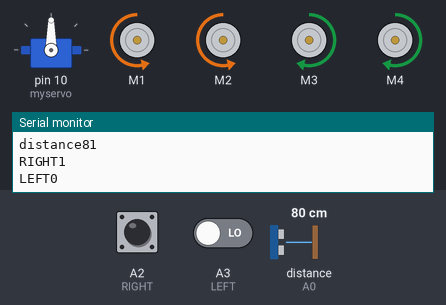
A sketch run on a simulated Arduino Uno, built with avr-gcc and run on an emulated ATmega328P. Shown: servo, 4 × DC motor (green arrow = forward, orange = backward, longer = faster), the last lines printed to the serial monitor. The inputs (shaded band) are chosen by the test bench; at power-on: distance to the obstacle (sensor on A0) 80 cm, A2 (RIGHT) HIGH, A3 (LEFT) LOW. The echo pulse lasts 58.3 µs per cm.

Above: at 6.6 s.
6.7 s: distance to the obstacle (sensor on A0) set to 17 cm
8.2 s: distance to the obstacle (sensor on A0) set to 13 cm
At 9.1 s:
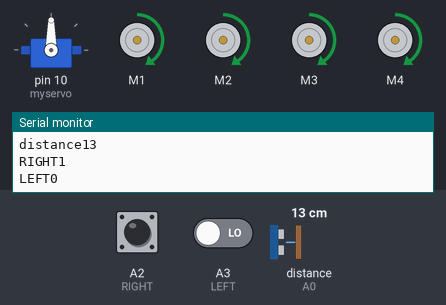
9.8 s: distance to the obstacle (sensor on A0) set to 18 cm
At 11.0 s:
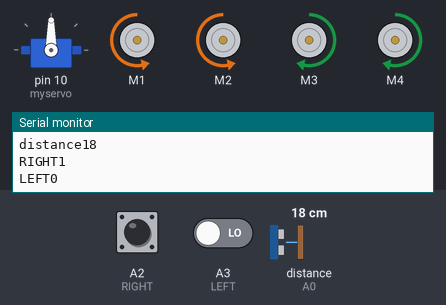
11.3 s: A2 (RIGHT) pulled LOW for 0.25 s
At 11.51 s:
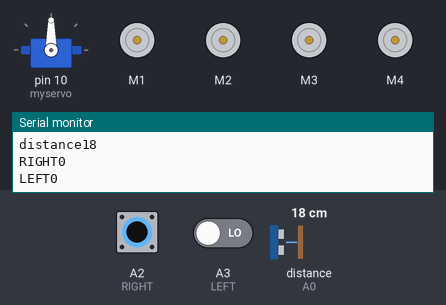
13.0 s: A2 (RIGHT) pulled LOW for 3.2 s
At 16.5 s:
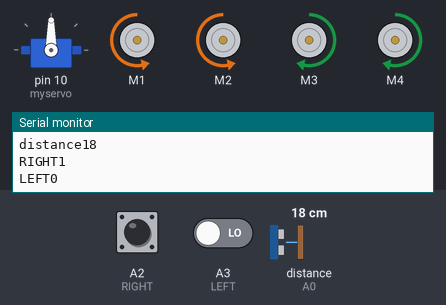
17.7 s: A2 (RIGHT) driven LOW and A3 (LEFT) driven HIGH
At 18.4 s:
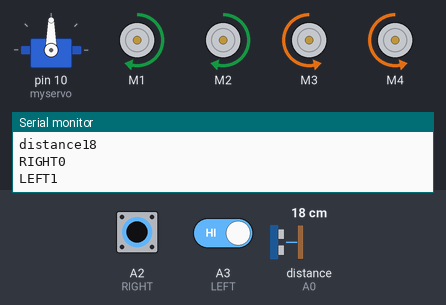
Timing chart, 0 to 20.3 s (numbered marks = the images above; inputs shaded):
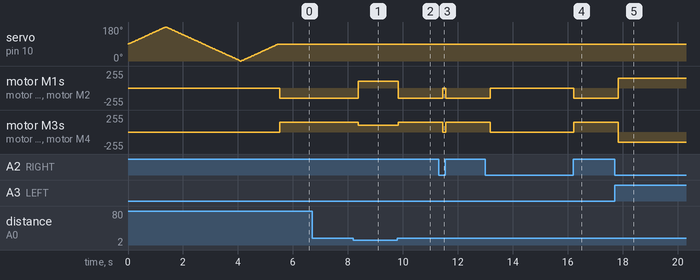

Measured:
- the behaviour switches between 15 and 14 cm on distance to the obstacle (sensor on A0) (found by bisection; images 0 and 1)
- after the input at 8.2 s, motor M1, motor M2: backward 150/255 → forward 100/255 after 0.18 s; motor M3, motor M4: forward 150/255 → forward 100/255 after 0.18 s
- after the input at 9.8 s, motor M1, motor M2: forward 100/255 → backward 150/255 at once; motor M3, motor M4: forward 100/255 → forward 150/255 at once
- after the input at 11.3 s, motor M1, motor M2: backward 150/255 → stopped after 0.16 s, → backward 150/255 0.10 s later; motor M3, motor M4: forward 150/255 → stopped after 0.16 s, → forward 150/255 0.10 s later
- after the input at 13.0 s, motor M1, motor M2: backward 150/255 → stopped after 0.18 s, → backward 150/255 3.0 s later; motor M3, motor M4: forward 150/255 → stopped after 0.18 s, → forward 150/255 3.0 s later
- after the input at 17.7 s, motor M1, motor M2: backward 150/255 → forward 150/255 after 0.14 s; motor M3, motor M4: forward 150/255 → backward 150/255 after 0.14 s

The sketch:

Arduino_Follow_Me_Robot.ino
```cpp
#include<NewPing.h>
#include<Servo.h>
#include<AFMotor.h>

#define RIGHT A2
#define LEFT A3
#define TRIGGER_PIN A1
#define ECHO_PIN A0
#define MAX_DISTANCE 200

unsigned int distance = 0;
unsigned int Right_Value = 0;
unsigned int Left_Value = 0;

NewPing sonar(TRIGGER_PIN, ECHO_PIN, MAX_DISTANCE);
AF_DCMotor Motor1(1,MOTOR12_1KHZ);
AF_DCMotor Motor2(2,MOTOR12_1KHZ);
AF_DCMotor Motor3(3,MOTOR34_1KHZ);
AF_DCMotor Motor4(4,MOTOR34_1KHZ);

 Servo myservo;
 int pos=0;

void setup() {

   Serial.begin(9600);
   myservo.attach(10);
{
for(pos = 90; pos <= 180; pos += 1){
  myservo.write(pos);
  delay(15);
  }
for(pos = 180; pos >= 0; pos-= 1) {
  myservo.write(pos);
  delay(15);
  }
for(pos = 0; pos<=90; pos += 1) {
  myservo.write(pos);
  delay(15);
  }
}
   pinMode(RIGHT, INPUT);
   pinMode(LEFT, INPUT);
}
void loop() {

delay(50);
distance = sonar.ping_cm();
Serial.print("distance");
Serial.println(distance);


    Right_Value = digitalRead(RIGHT);
    Left_Value = digitalRead(LEFT);

Serial.print("RIGHT");
Serial.println(Right_Value);
Serial.print("LEFT");
Serial.println(Left_Value);

if((distance > 1) && (distance < 15)){
  Motor1.setSpeed(100);
  Motor1.run(FORWARD);
  Motor2.setSpeed(100);
  Motor2.run(FORWARD);
  Motor3.setSpeed(100);
  Motor3.run(FORWARD);
  Motor4.setSpeed(100);
  Motor4.run(FORWARD);

}else if((Right_Value==0) && (Left_Value==1)) {
  Motor1.setSpeed(150);
  Motor1.run(FORWARD);
  Motor2.setSpeed(150);
  Motor2.run(FORWARD);
  Motor3.setSpeed(150);
  Motor3.run(BACKWARD);
  Motor4.setSpeed(150);
  Motor4.run(BACKWARD);
  delay(150);

}else if((Right_Value==1)&&(Left_Value==0)) {
  Motor1.setSpeed(150);
  Motor1.run(BACKWARD);
  Motor2.setSpeed(150);
  Motor2.run(BACKWARD);
  Motor3.setSpeed(150);
  Motor3.run(FORWARD);
  Motor4.setSpeed(150);
  Motor4.run(FORWARD);
  delay(150);

}else if(distance > 15) {
  Motor1.setSpeed(0);
  Motor1.run(RELEASE);
  Motor2.setSpeed(0);
  Motor2.run(RELEASE);
  Motor3.setSpeed(0);
  Motor3.run(RELEASE);
  Motor4.setSpeed(0);
  Motor4.run(RELEASE);
}
}
```
